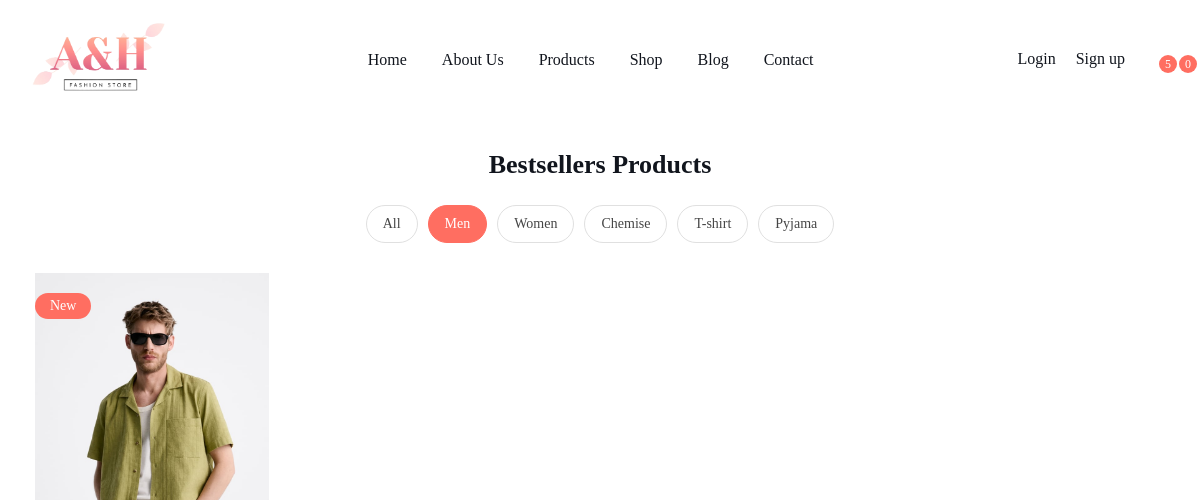
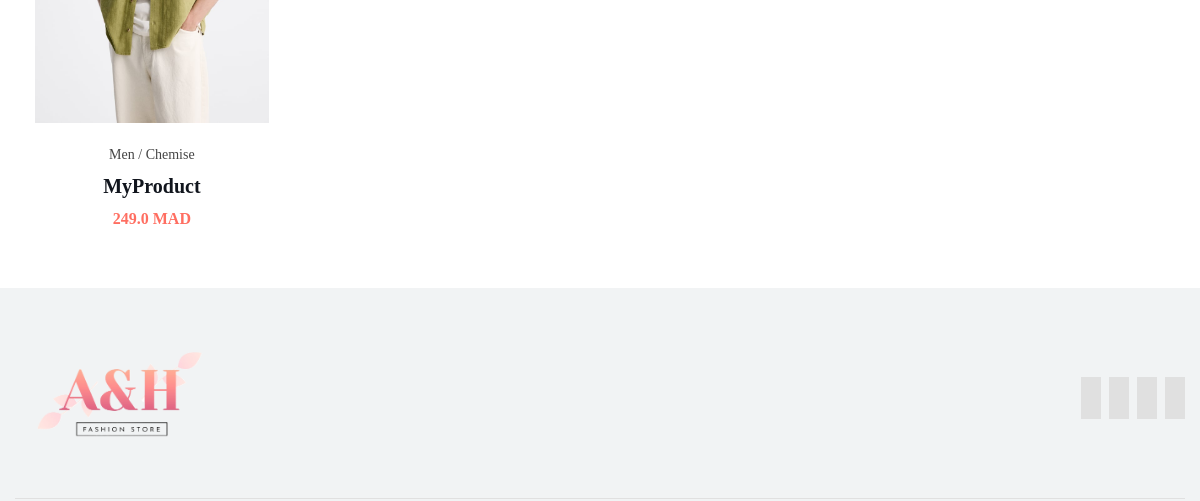
Page /Men_products/ (upper part) on the earlier database version (2 pictures, top to bottom).
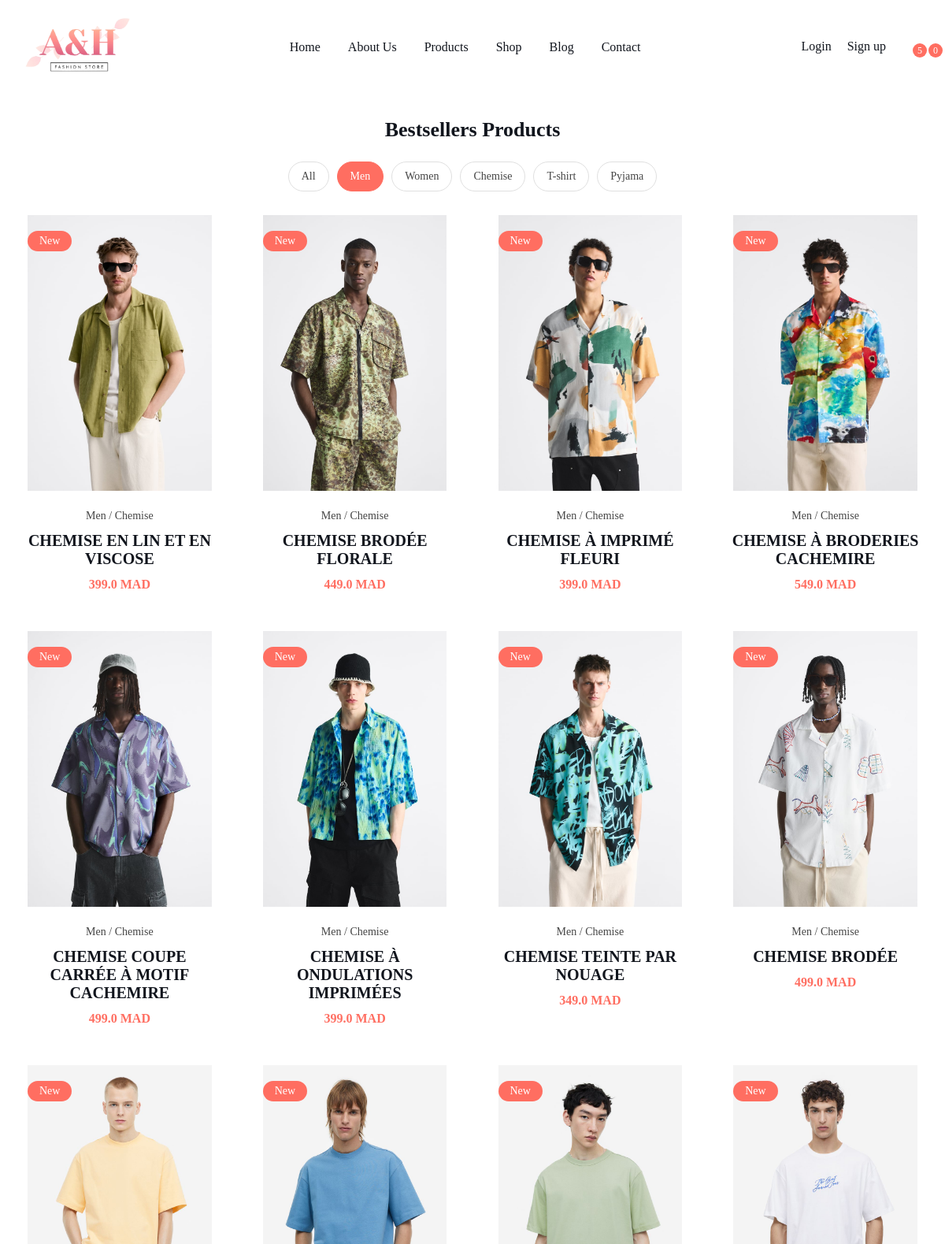
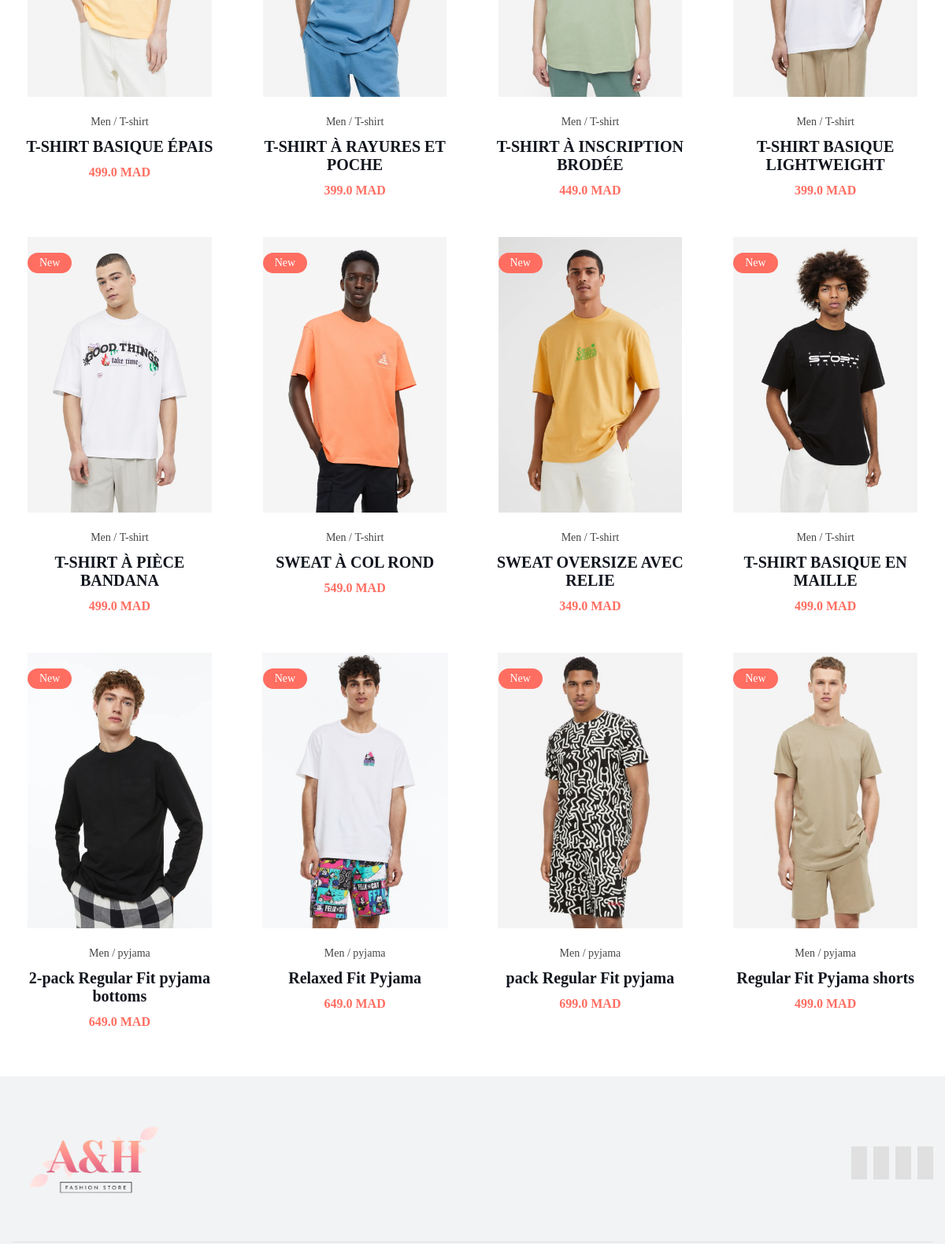
Same page on the later database version (2 pictures, top to bottom).
### myapp/models.py (models this page shows, shortened)
class Product(models.Model):
    choicesGender = [
        ("Men", "Men"),
        ("Women", "Women"),
        ("Men & Women", "Men & Women"),  # value , adminValue
    ]
    choicesType = [
        ("Chemise", "Chemise"),
        ("T-shirt", "T-shirt"),
        ("T-Pantalons", "T-Pantalons"),
        ("T-Manteaux ", "T-Manteaux "),
        ("pyjama", "pyjama"),
    ]
    name = models.CharField(max_length=200)
    price = models.FloatField()
    digital = models.BooleanField(default=False, null=True, blank=True)
    gender = models.CharField(
        max_length=50, null=True, blank=True, choices=choicesGender
    )
    type = models.CharField(max_length=50, null=True, blank=True, choices=choicesType)
    image = models.ImageField(null=True, blank=True)

### myapp/views.py (the view)
# urls.py: path("Men_products/", views.Men_products, name="Men_products"),
def Men_products(request):
    if request.user.is_authenticated:
        customer = request.user.customer
        order, created = Order.objects.get_or_create(customer=customer, complete=False)
        items = order.orderitem_set.all()
        cartItems = order.get_cart_items
    else:
        items = []
        order = {"get_cart_total": 0, "get_cart_items": 0}
        cartItems = order["get_cart_items"]
    products = Product.objects.filter(gender="Men")
    context = {"products": products, "cartItems": cartItems}
    return render(request, "pages/Men_products.html", context)

### templates/pages/Men_products.html (shortened to what this page needs)
{% extends 'base.html' %}
{% block content %}
{% load static %}
<link rel="stylesheet" href="{% static 'css/products.css' %}">
<section class="section product">
    <div class="container">
      <h2 class="h2 section-title">Bestsellers Products</h2>
      <ul class="filter-list">
        <li>
          <a href="{% url 'products_page' %}"><button class="filter-btn">All</button></a>
        </li>
        <li>
          <a href="{% url 'Men_products' %}"><button  class="filter-btn active">Men</button></a>
        </li>
        <li>
           <a href="{% url 'Women_products' %}"><button  class="filter-btn ">Women</button></a>
        </li>
        <li>
          <a href="{% url 'Chemise_products' %}"><button class="filter-btn">Chemise</button></a>
        </li>
        <li>
          <a href="{% url 'Tshirt_products' %}"><button class="filter-btn">T-shirt</button></a>
        </li>
        <li>
          <a href="{% url 'Pyjama_products' %}"><button class="filter-btn">Pyjama</button></a>
        </li>
      </ul>
      <ul class="product-list">
        {% for product in products %}
        <li class="product-item">
          <div class="product-card" tabindex="0">
            <figure class="card-banner" style="background-color: white;">
              <a href="{% url 'product_page' product.id %}">
                <img src="{{product.image.url}}" width="312" height="350" loading="lazy" class="image-contain">
              </a>
              <div class="card-badge">New</div>
            </figure>
            <div class="card-content">
              <div class="card-cat">
                <a href="#" class="card-cat-link">{{product.gender}}</a> /
                <a href="#" class="card-cat-link">{{product.type}}</a>
              </div>
              <h3 class="h3 card-title">
                <a href="#">{{product.name}}</a>
              </h3>
              <data class="card-price" value="180.85">{{product.price}} MAD</data>
            </div>
          </div>
        </li>
       {% endfor %}
      </ul>
    </div>
  </section>
{% endblock content %}

Differences in the rows shown:
removed Product: image (picture), gender "Men", type "Chemise", name "MyProduct", price "249.0"
added Product: image (picture), gender "Men", type "Chemise", name "CHEMISE EN LIN ET EN VISCOSE", price "399.0"
added Product: image (picture), gender "Men", type "Chemise", name "CHEMISE BRODÉE FLORALE", price "449.0"
added Product: image (picture), gender "Men", type "Chemise", name "CHEMISE À IMPRIMÉ FLEURI", price "399.0"
added Product: image (picture), gender "Men", type "Chemise", name "CHEMISE À BRODERIES CACHEMIRE", price "549.0"
added Product: image (picture), gender "Men", type "Chemise", name "CHEMISE COUPE CARRÉE À MOTIF CACHEMIRE", price "499.0"
added Product: image (picture), gender "Men", type "Chemise", name "CHEMISE À ONDULATIONS IMPRIMÉES", price "399.0"
added Product: image (picture), gender "Men", type "Chemise", name "CHEMISE TEINTE PAR NOUAGE", price "349.0"
added Product: image (picture), gender "Men", type "Chemise", name "CHEMISE BRODÉE", price "499.0"
added Product: image (picture), gender "Men", type "T-shirt", name "T-SHIRT BASIQUE ÉPAIS", price "499.0"
added Product: image (picture), gender "Men", type "T-shirt", name "T-SHIRT À RAYURES ET POCHE", price "399.0"
added Product: image (picture), gender "Men", type "T-shirt", name "T-SHIRT À INSCRIPTION BRODÉE", price "449.0"
added Product: image (picture), gender "Men", type "T-shirt", name "T-SHIRT BASIQUE LIGHTWEIGHT", price "399.0"
added Product: image (picture), gender "Men", type "T-shirt", name "T-SHIRT À PIÈCE BANDANA", price "499.0"
added Product: image (picture), gender "Men", type "T-shirt", name "SWEAT À COL ROND", price "549.0"
added Product: image (picture), gender "Men", type "T-shirt", name "SWEAT OVERSIZE AVEC RELIE", price "349.0"
added Product: image (picture), gender "Men", type "T-shirt", name "T-SHIRT BASIQUE EN MAILLE", price "499.0"
added Product: image (picture), gender "Men", type "pyjama", name "2-pack Regular Fit pyjama bottoms", price "649.0"
added Product: image (picture), gender "Men", type "pyjama", name "Relaxed Fit Pyjama", price "649.0"
added Product: image (picture), gender "Men", type "pyjama", name "pack Regular Fit pyjama", price "699.0"
added Product: image (picture), gender "Men", type "pyjama", name "Regular Fit Pyjama shorts", price "499.0"
